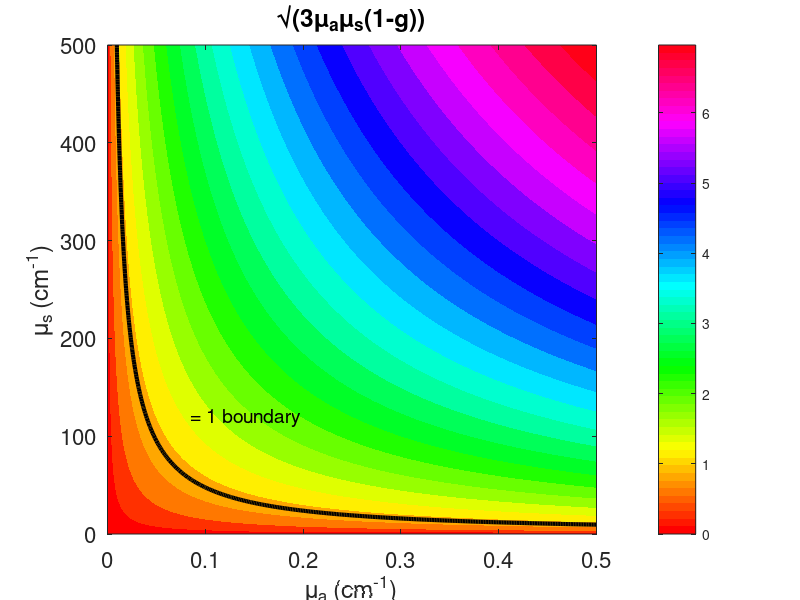

The MATLAB script that drew this image:
% Visualize the diffusion-theory validity metric:
%
%     sqrt(3 * mua * mus * (1-g))
%
% over a range of absorption and scattering coefficients.
%
% The black contour corresponds to the boundary where:
%
%     sqrt(3 * mua * mus * (1-g)) = 1
%
% which is often used as an approximate diffusion-limit criterion.

function [] = Rev_01

clc
close all

% Anisotropy factor
g = 0.93;

% Range of absorption coefficients (cm^-1)
mua = linspace(0.00,0.5,300);

% Range of scattering coefficients (cm^-1)
mus = linspace(0,500,200);

% Generate 2-D parameter grid
[MUA,MUS] = meshgrid(mua,mus);

% Compute diffusion-validity parameter
val = sqrt(3 .* MUA .* MUS .* (1-g));

figure

% Filled contour plot
contourf(mua,mus,val,25,'LineStyle','none')

% Keep y-axis in standard orientation
set(gca,'YDir','normal')

% Add color scale
colorbar

% Axis labels
xlabel('\mu_a (cm^{-1})')
ylabel('\mu_s (cm^{-1})')

% Figure title
title('\surd(3\mu_a\mu_s(1-g))')

hold on

% Draw the diffusion-limit boundary:
% sqrt(3*mua*mus*(1-g)) = 1
contour(mua,mus,val,[1 1],'k','LineWidth',3)

% Annotate the boundary line
text(0.08,120,' = 1 boundary', ...
    'Color','k', ...
    'FontSize',14)

% Improve figure appearance
set(gca,'FontSize',16)
axis square
colormap hsv

end
